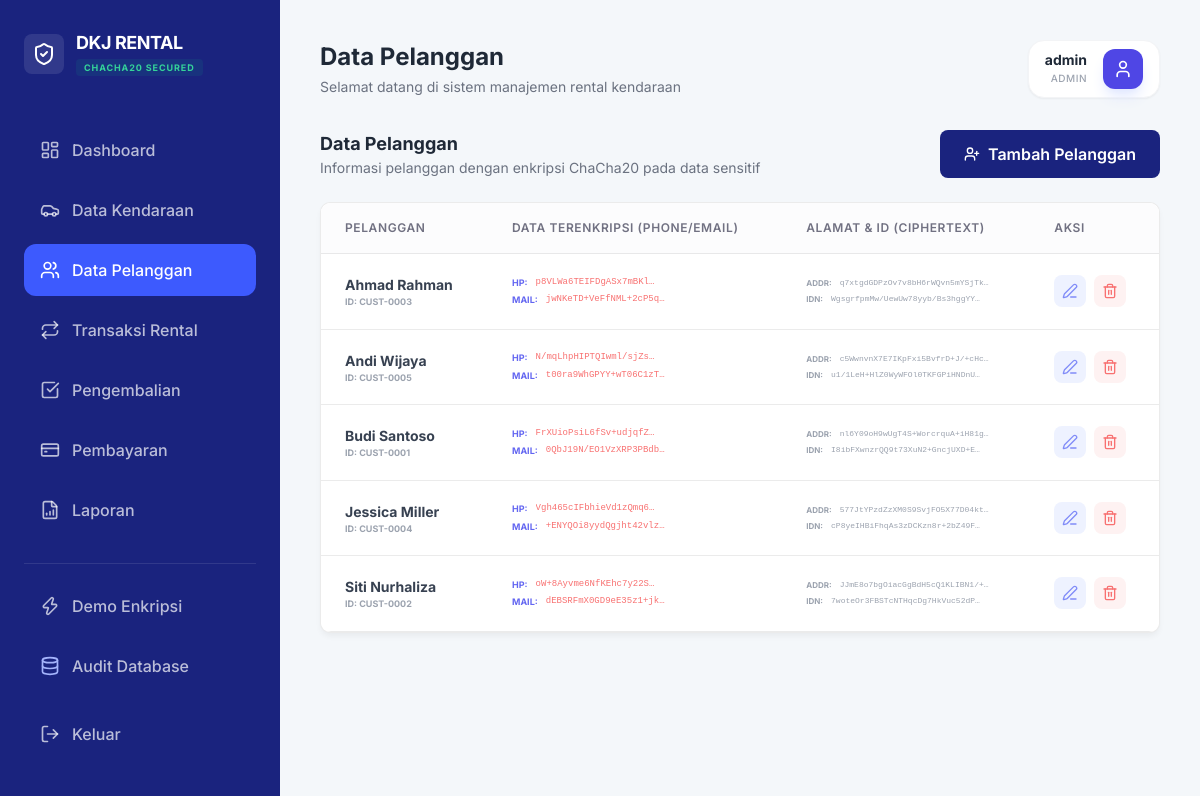
The app's page /dashboard.php?page=customers (signed in), older data.
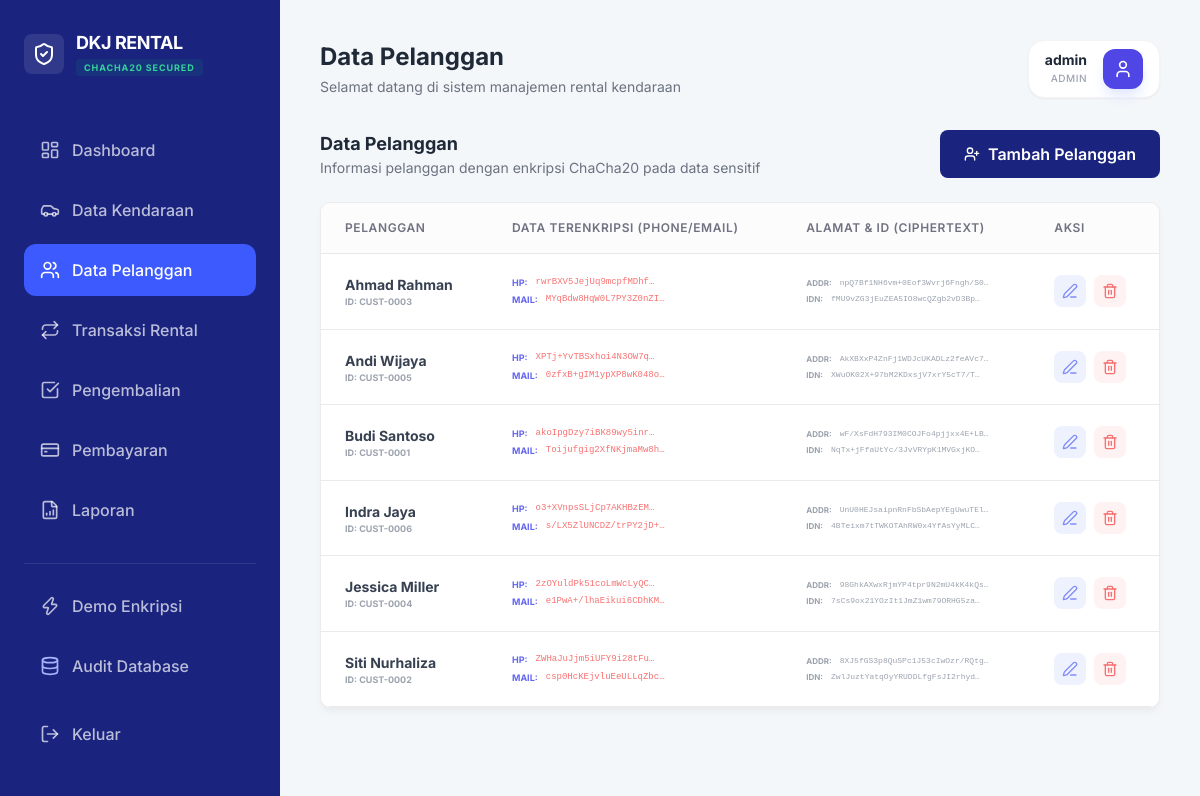
The same page, newer data.
### tables this page shows
CREATE TABLE customers (
        id INTEGER PRIMARY KEY AUTOINCREMENT,
        nama_pelanggan TEXT,
        nomor_hp TEXT,
        email TEXT,
        alamat TEXT,
        nomor_identitas TEXT,
        encrypted_ip_seed TEXT
    );

### helpers/security_helper.php (called while the page is built, shortened)
<?php
class SecurityHelper {
    private static function getMasterKey() {
        return hash('sha256', MASTER_SECRET, true);
    }
    public static function getDataKey($ip_address) {
        return hash('sha256', $ip_address . MASTER_SECRET, true);
    }
    public static function decryptData($ciphertext, $ip_address) {
        $key = self::getDataKey($ip_address);
        return self::coreDecrypt($ciphertext, $key);
    }
    public static function decryptIP($encrypted_ip) {
        if (empty($encrypted_ip)) return "";
        $key = self::getMasterKey();
        return self::coreDecrypt($encrypted_ip, $key);
    }
    private static function coreDecrypt($base64_data, $key) {
        $decoded = base64_decode($base64_data);
        if (function_exists('sodium_crypto_stream_chacha20_xor')) {
            $nonce_len = 8;
            if (strlen($decoded) < $nonce_len) return "";
            $nonce = substr($decoded, 0, $nonce_len);
            $ciphertext = substr($decoded, $nonce_len);
            return (string)sodium_crypto_stream_chacha20_xor($ciphertext, $nonce, $key);
        } else {
            $nonce_len = 16;
            $nonce = substr($decoded, 0, $nonce_len);
            $ciphertext = substr($decoded, $nonce_len);
            return (string)openssl_decrypt($ciphertext, 'chacha20', $key, OPENSSL_RAW_DATA, $nonce);
        }
    }
}
?>

### modules/customers.php (the view, shortened to what the changed rows need)
<?php
$customers = $db->query("SELECT * FROM customers ORDER BY nama_pelanggan ASC")->fetchAll(PDO::FETCH_ASSOC);
?>
<div class="card p-0 overflow-hidden">
    <div class="table-container border-none">
        <table>
            <thead>
                <tr>
                    <th>Pelanggan</th>
                    <th>Data Terenkripsi (Phone/Email)</th>
                    <th>Alamat & ID (Ciphertext)</th>
                    <th>Aksi</th>
                </tr>
            </thead>
            <tbody>
                <?php foreach ($customers as $c):
                    $ip_historis = SecurityHelper::decryptIP($c['encrypted_ip_seed'] ?? '');
                    $hp_dec = SecurityHelper::decryptData($c['nomor_hp'], $ip_historis);
                    $email_dec = SecurityHelper::decryptData($c['email'], $ip_historis);
                    $alamat_dec = SecurityHelper::decryptData($c['alamat'], $ip_historis);
                    $identitas_dec = SecurityHelper::decryptData($c['nomor_identitas'], $ip_historis);
                ?>
                <tr>
                    <td class="font-bold text-gray-700">
                        <?= $c['nama_pelanggan'] ?>
                        <div class="text-[9px] text-gray-400">ID: CUST-<?= str_pad($c['id'], 4, '0', STR_PAD_LEFT) ?></div>
                    </td>
                    <td>
                        <div class="space-y-1">
                            <div class="flex items-center gap-2">
                                <span class="text-[9px] font-bold text-indigo-500 uppercase">HP:</span>
                                <div class="font-mono text-[9px] text-red-400 truncate max-w-[120px]" title="<?= $c['nomor_hp'] ?>"><?= $c['nomor_hp'] ?></div>
                            </div>
                            <div class="flex items-center gap-2">
                                <span class="text-[9px] font-bold text-indigo-500 uppercase">Mail:</span>
                                <div class="font-mono text-[9px] text-red-400 truncate max-w-[120px]" title="<?= $c['email'] ?>"><?= $c['email'] ?></div>
                            </div>
                        </div>
                    </td>
                    <td>
                        <div class="space-y-1">
                             <div class="flex items-center gap-2">
                                <span class="text-[8px] font-bold text-gray-400 uppercase">ADDR:</span>
                                <div class="font-mono text-[8px] text-gray-400 truncate max-w-[150px]" title="<?= $c['alamat'] ?>"><?= $c['alamat'] ?></div>
                             </div>
                             <div class="flex items-center gap-2">
                                <span class="text-[8px] font-bold text-gray-400 uppercase">IDN:</span>
                                <div class="font-mono text-[8px] text-gray-400 truncate max-w-[150px]" title="<?= $c['nomor_identitas'] ?>"><?= $c['nomor_identitas'] ?></div>
                             </div>
                        </div>
                    </td>
                    <td>
                        <div class="flex items-center gap-2">
                            <button onclick='editCustomer(<?= json_encode([
                                "id" => $c["id"],
                                "nama_pelanggan" => $c["nama_pelanggan"],
                                "nomor_hp" => $hp_dec,
                                "email" => $email_dec,
                                "alamat" => $alamat_dec,
                                "nomor_identitas" => $identitas_dec
                            ]) ?>)' class="p-2 text-indigo-400 hover:text-indigo-600 bg-indigo-50 rounded-lg">
                                <i data-lucide="edit-3" class="w-4 h-4"></i>
                            </button>
                            <form method="POST" class="inline" onsubmit="return confirm('Hapus pelanggan ini?')">
                                <button type="submit" class="p-2 text-red-400 hover:text-red-600 bg-red-50 rounded-lg">
                                    <i data-lucide="trash-2" class="w-4 h-4"></i>
                                </button>
                            </form>
                        </div>
                    </td>
                </tr>
                <?php endforeach; ?>
            </tbody>
        </table>
    </div>
</div>

Row changes from the older to the newer data that the page shows:
changed customers "Ahmad Rahman": nomor_hp "p8VLWa6TEIFDgASx7mBKl…" → "rwrBXV5JejUq9mcpfMDhf…"; email "jwNKeTD+VeFfNML+2cP5q…" → "MYqBdw8HqW0L7PY3Z0nZI…"; alamat "q7xtgdGDPzOv7v8bH6rWQvn5mYSjTk…" → "npQ7Bf1NH6vm+0Eof3Wvrj6Fngh/S0…"; nomor_identitas "WgsgrfpmMw/UewUw78yyb/Bs3hggYY…" → "fMU9vZG3jEuZEA5IO8wcQZgb2vD3Bp…"
changed customers "Andi Wijaya": nomor_hp "N/mqLhpHIPTQIwml/sjZs…" → "XPTj+YvTBSxhoi4N3OW7q…"; email "t00ra9WhGPYY+wT06C1zT…" → "0zfxB+gIM1ypXP8wK048o…"; alamat "c5WwnvnX7E7IKpFxi5BvfrD+J/+cHc…" → "AkXBXxP4ZnFj1WDJcUKADLz2feAVc7…"; nomor_identitas "u1/1LeH+HlZ0WyWFOl0TKFGPiHNDnU…" → "XWuOK02X+97bM2KDxsjV7xrY5cT7/T…"
changed customers "Budi Santoso": nomor_hp "FrXUioPsiL6fSv+udjqfZ…" → "akoIpgDzy7iBK89wy5inr…"; email "0QbJ19N/EO1VzXRP3PBdb…" → "Toijufgig2XfNKjmaMw8h…"; alamat "nl6Y09oH9wUgT4S+WorcrquA+iH81g…" → "wF/XsFdH793IM0COJFo4pjjxx4E+LB…"; nomor_identitas "I8ibFXwnzrQQ9t73XuN2+GncjUXD+E…" → "NqTx+jFfaUtYc/3JvVRYpK1MVGxjKO…"
added customers: nama_pelanggan "Indra Jaya", id "0006", nomor_hp "o3+XVnpsSLjCp7AKHBzEM…", email "s/LX5ZlUNCDZ/trPY2jD+…", alamat "UnU0HEJsaipnRnFbSbAepYEgUwuTEl…", nomor_identitas "4BTeixm7tTWKOTAhRW0x4YfAsYyMLC…"
changed customers "Jessica Miller": nomor_hp "Vgh465cIFbhieVd1zQmq6…" → "2zOYuldPk51coLmWcLyQC…"; email "+ENYQOi8yydQgjht42vlz…" → "e1PwA+/lhaEikui6CDhKM…"; alamat "577JtYPzdZzXM0S9SvjFO5X77D04kt…" → "98GhkAXwxRjmYP4tpr9N2mU4kK4kQs…"; nomor_identitas "cP8yeIHBiFhqAs3zDCKzn8r+2bZ49F…" → "7sCs9ox21YOzIt1JmZ1wm79ORHG5za…"
changed customers "Siti Nurhaliza": nomor_hp "oW+8Ayvme6NfKEhc7y22S…" → "ZWHaJuJjm5iUFY9i28tFu…"; email "dEBSRFmX0GD9eE35z1+jk…" → "csp0HcKEjvluEeULLqZbc…"; alamat "JJmE8o7bgOiacGgBdH5cQ1KLIBN1/+…" → "8XJ5fGS3p8QuSPc1J53cIwOzr/RQtg…"; nomor_identitas "7woteOr3FBSTcNTHqcDg7HkVuc52dP…" → "ZwlJuztYatqOyYRUDDLfgFsJI2rhyd…"
